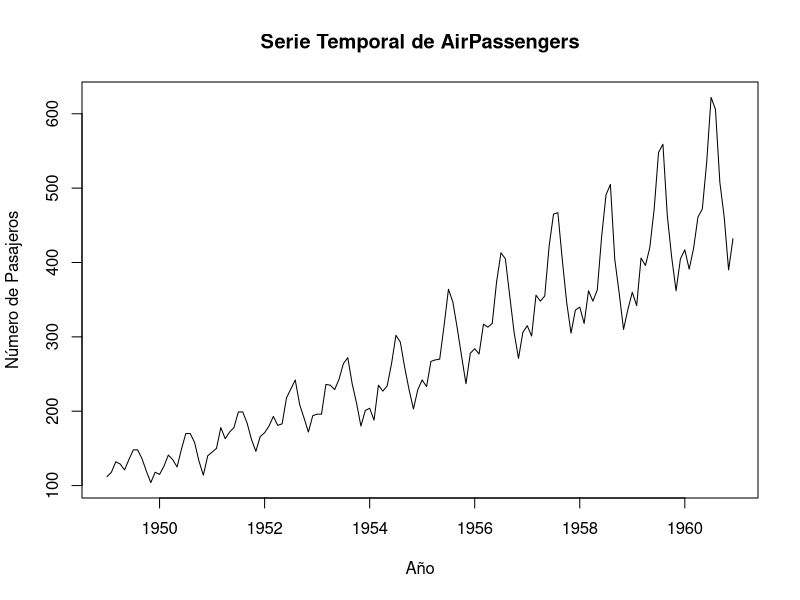
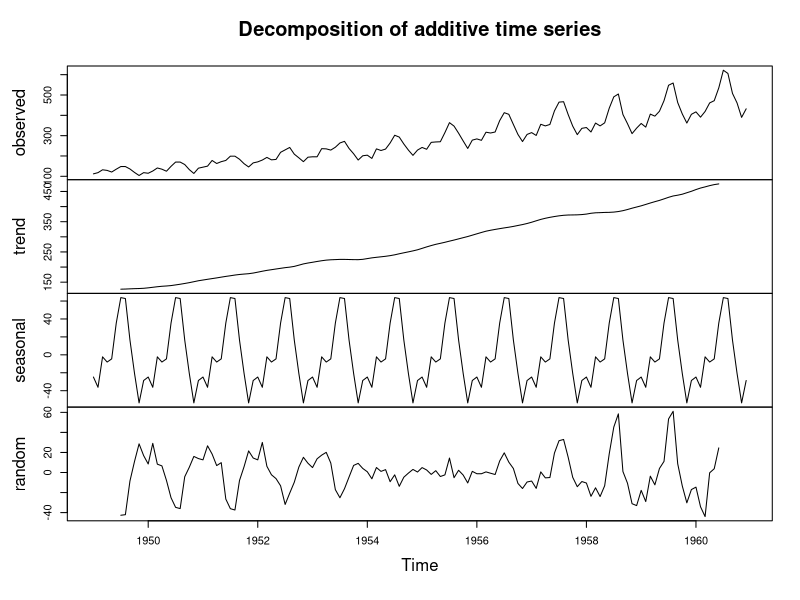
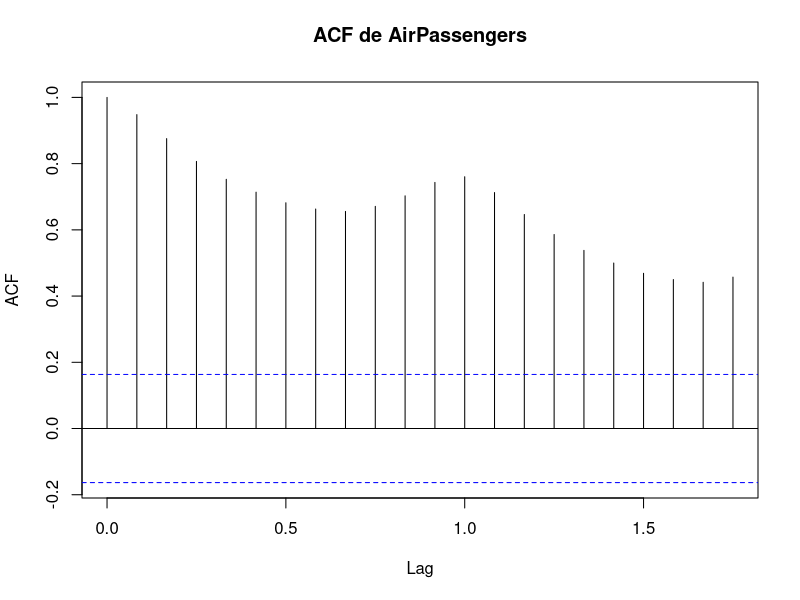
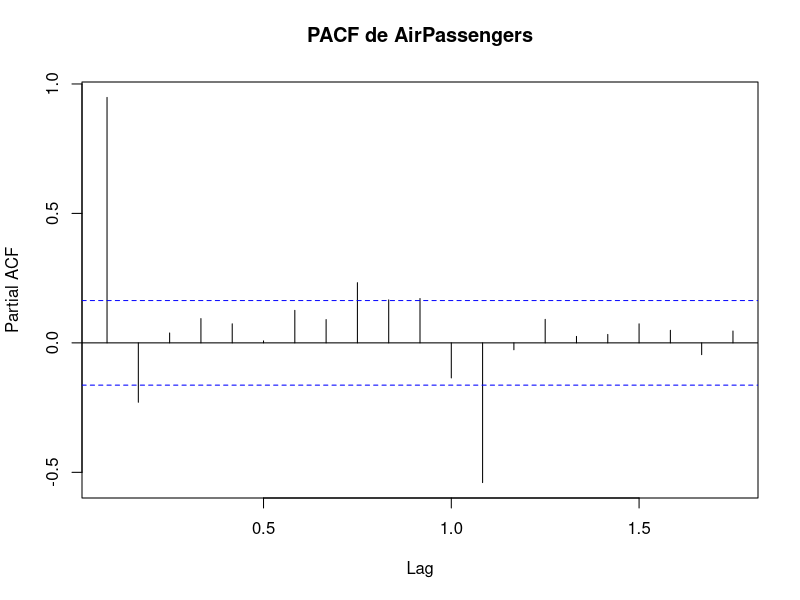
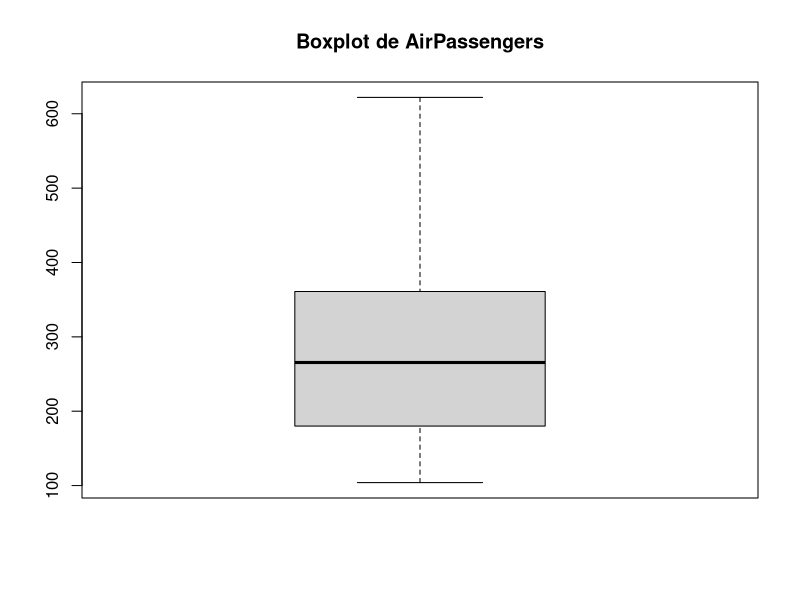

Write the R code that produced these figures, in order.
# Cargar las librerías necesarias
library(tseries)
library(ggplot2)

# 1. Carga del dataset
data("AirPassengers")

# Inspeccionar la estructura del dataset
print(class(AirPassengers))   # Verifica que es una serie temporal (ts)
print(summary(AirPassengers)) # Resumen estadístico
print(start(AirPassengers))   # Inicio de la serie
print(end(AirPassengers))     # Fin de la serie
print(frequency(AirPassengers)) # Frecuencia: 12 (mensual)

# 2. Exploración inicial
# Graficar la serie temporal
plot(AirPassengers, main="Serie Temporal de AirPassengers", ylab="Número de Pasajeros", xlab="Año")

# Calcular estadísticas descriptivas básicas
mean(AirPassengers)
sd(AirPassengers)

# 3. Análisis de tendencia y estacionalidad
# Descomponer la serie temporal
decomposed <- decompose(AirPassengers)
plot(decomposed)

# 4. Análisis de estacionariedad
# Gráficos de autocorrelación
acf(AirPassengers, main="ACF de AirPassengers")
pacf(AirPassengers, main="PACF de AirPassengers")

# Prueba de Dickey-Fuller aumentada
adf.test(AirPassengers)

# Si la serie no es estacionaria, realizar una diferenciación simple
diff_AirPassengers <- diff(AirPassengers)
adf.test(diff_AirPassengers)

# 5. Detección de valores atípicos
# Visualizar posibles valores atípicos
boxplot(AirPassengers, main="Boxplot de AirPassengers")

# 6. Interpretación de resultados
# Resumen de tendencias, estacionalidades y ciclos observados
summary(decomposed)

# Guardar el script en un archivo .R o .Rmd y subirlo a GitHub
